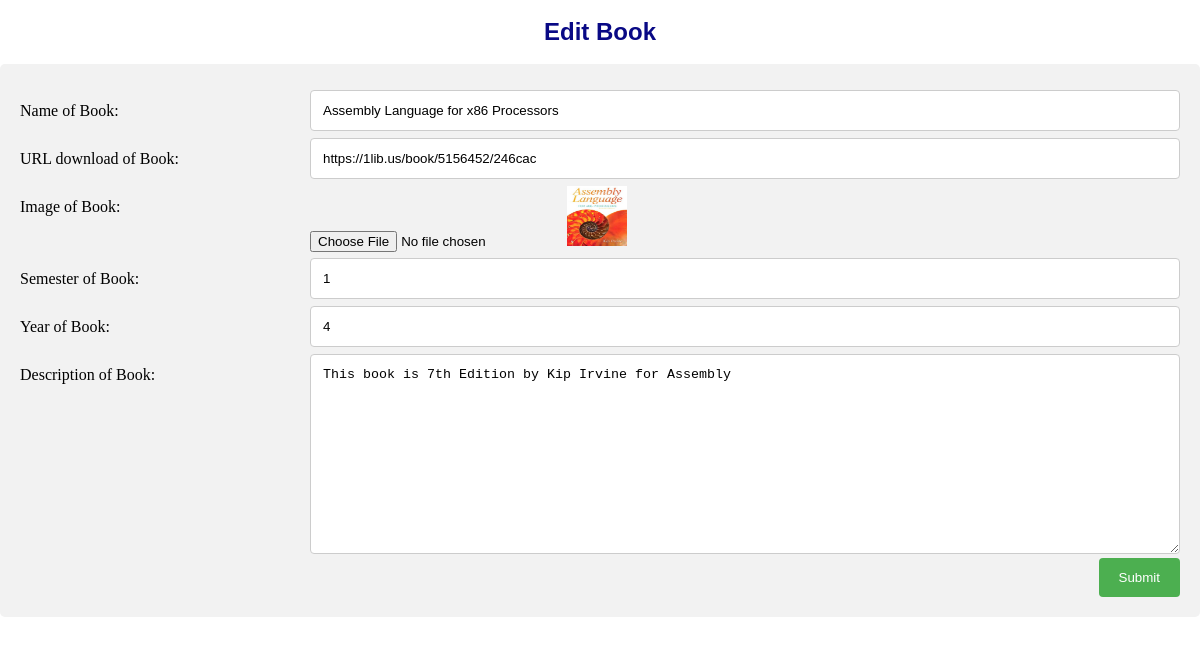
Screenshot of /EditBooks.php?id=1 with the database file from the repository.
### tables this page shows
CREATE TABLE `books` (
  `id` int(11) NOT NULL,
  `name` varchar(200) NOT NULL,
  `description` text NOT NULL,
  `semester` int(11) NOT NULL,
  `year` int(11) NOT NULL,
  `image` varchar(256) NOT NULL,
  `url_download` varchar(256)  NOT NULL
);

### Html/EditBooks.php (the view, shortened to what this page needs)
<?php
include('conn.php');
if (isset($_GET['id']))
{
  $id = $_GET['id'];
  $get_books = "select * from books WHERE id = '$id'";
  $run_books = mysqli_query($con, $get_books);
  $row = mysqli_fetch_array($run_books);
  $name = $row['name'];
  $image = $row['image'];
  $description = $row['description'];
  $semester = $row['semester'];
  $year = $row['year'];
  $url_download = $row['url_download'];
}
?>
<!DOCTYPE html>
<html lang="en">
<!DOCTYPE html>
<html lang="en">
<head>
  <link rel="stylesheet" href="../Css/index.css"/>
</head>
<body>
  <br>
  <h2 style="text-align: center;">Edit Book</h2>
  <br>
  <div class="container1">
  <form method="post" enctype="multipart/form-data">
  <div class="row">
    <div class="col-25">
      <label>Name of Book:</label>
    </div>
    <div class="col-75">
      <input type="text" name="name" value="<?php echo $name; ?>">
    </div>
  </div>
  <div class="row">
    <div class="col-25">
      <label>URL download of Book:</label>
    </div>
    <div class="col-75">
      <input type="text" name="url_download" value="<?php echo $url_download; ?>">
    </div>
  </div>
  <div class="row">
    <div class="col-25">
      <label>Image of Book:</label>
    </div>
    <div class="col-75">
      <input type="file" name="image" value="images/<?php echo $image; ?>">
      <img src="images/<?php echo $image; ?>" width="60" height="60"/>
    </div>
  </div>
  <div class="row">
    <div class="col-25">
      <label>Semester of Book:</label>
    </div>
    <div class="col-75">
      <input type="text" name="semester" value="<?php echo $semester; ?>">
    </div>
  </div>
  <div class="row">
    <div class="col-25">
      <label>Year of Book:</label>
    </div>
    <div class="col-75">
      <input type="text" name="year" value="<?php echo $year; ?>">
    </div>
  </div>
  <div class="row">
    <div class="col-25">
      <label>Description of Book:</label>
    </div>
    <div class="col-75">
      <textarea id="subject" name="description" style="height:200px"><?php echo $description;?></textarea>
    </div>
  </div>
  <div class="row">
    <input type="submit" name = "submit_btn">
  </div>
  </form>
</div>
</body>
</html>

### Css/index.css (style rules this page uses)
* { margin: 0; padding: 0; }
* { box-sizing:border-box }
h2 , h3 { font-size: 24px; font-weight: bold; font-family: sans-serif ; color:#090985 ; }
input[type=text], select, textarea { width: 100%; padding: 12px; border: 1px solid #ccc; border-radius: 4px; resize: vertical; }
label { padding: 12px 12px 12px 0; display: inline-block; }
input[type=submit] { background-color: #4CAF50; color: white; padding: 12px 20px; border: none; border-radius: 4px; cursor: pointer; float: right; }
.container1 { border-radius: 5px; background-color: #f2f2f2; padding: 20px; }
.col-25 { float: left; width: 25%; margin-top: 6px; }
.col-75 { float: left; width: 75%; margin-top: 6px; }
.row:after { content: ""; display: table; clear: both; }

### rows the page displays
books: name "Assembly Language for x86 Processors", url_download "https://1lib.us/book/5156452/246cac", image (picture), semester "1", year "4", description "This book is 7th Edition by Kip Irvine for Assembly"
